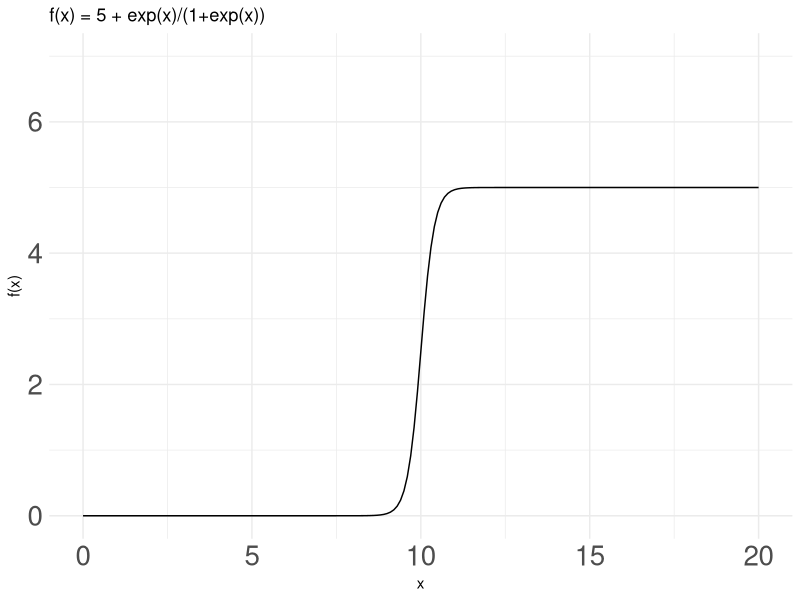

Generate this figure with R:
library(ggplot2)

# Create data frame with x values from -10 to 10
df <- data.frame(x = seq(0, 20, by = 0.1))
b = 5
# Add column with f(x) = 5 + exp(x)/(1+exp(x))
df$y <- 5/(1 + exp(-b*(df$x - 10)))

# Create plot
ggplot(df, aes(x = x, y = y)) +
  geom_line() +
  labs(title = "f(x) = 5 + exp(x)/(1+exp(x))",
       x = "x",
       y = "f(x)") +
  theme_minimal() +
  theme(axis.text.x = element_text(size = 20), axis.text.y = element_text(size = 20)) +
  ylim(0, 7)
